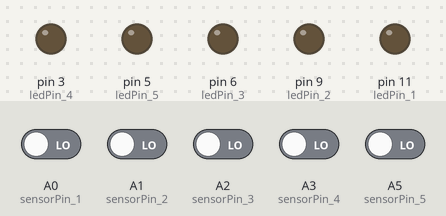
Simulated run of this sketch. Board: Arduino Uno, built with avr-gcc and run on an emulated ATmega328P. Parts: output pins drawn as LEDs (lit = HIGH). The test bench sets the inputs (shaded band); at power-on: A0 (sensorPin_1), A1 (sensorPin_2), A2 (sensorPin_3), A3 (sensorPin_4), A5 (sensorPin_5) LOW.

Above: at 1.2 s.
1.3 s: A0 (sensorPin_1) driven HIGH
At 2.2 s:
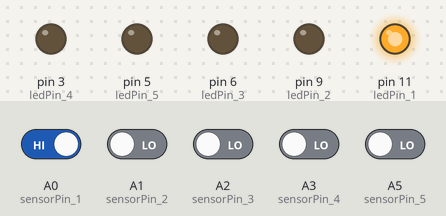
2.8 s: A1 (sensorPin_2) driven HIGH
At 3.4 s:
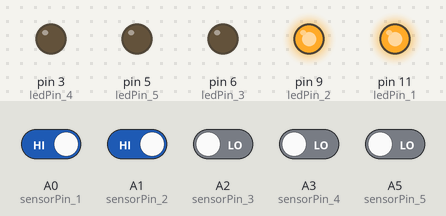
4.3 s: A2 (sensorPin_3) driven HIGH
At 5.5 s:
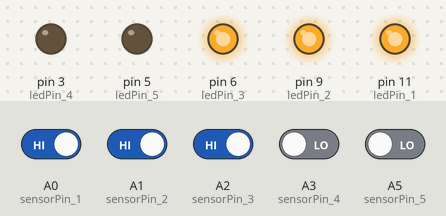
5.8 s: A3 (sensorPin_4) driven HIGH
At 6.8 s:
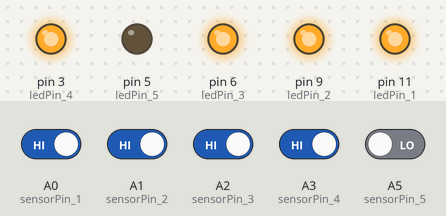
7.3 s: A5 (sensorPin_5) driven HIGH
At 8.0 s:
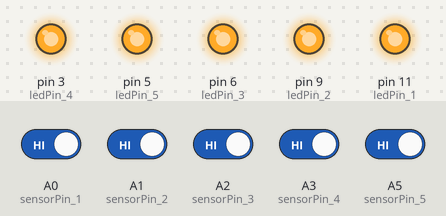
8.8 s: A0 (sensorPin_1) driven LOW
At 10.4 s:
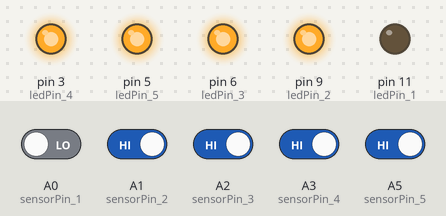
Timing chart, 0 to 11.8 s (numbered marks = the images above; inputs shaded):
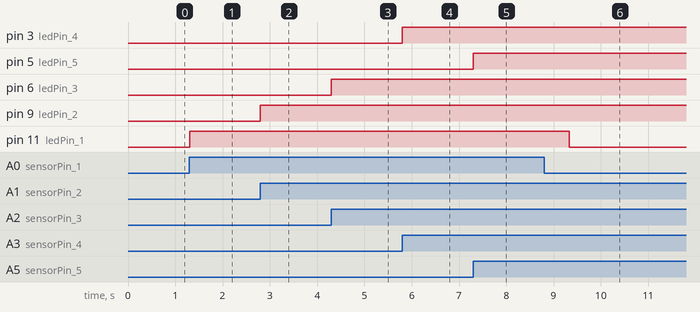

Measured:
- after the input at 1.3 s, pin 11 (ledPin_1): LOW → HIGH at once
- after the input at 2.8 s, pin 9 (ledPin_2): LOW → HIGH at once
- after the input at 4.3 s, pin 6 (ledPin_3): LOW → HIGH at once
- after the input at 5.8 s, pin 3 (ledPin_4): LOW → HIGH at once
- after the input at 7.3 s, pin 5 (ledPin_5): LOW → HIGH at once
- after the input at 8.8 s, pin 11 (ledPin_1): HIGH → LOW after 0.53 s

The sketch:

pwm_nano.ino
```cpp
//////////////////////////

const int sensorPin_1 = A0;

const int ledPin_1 = 11;
int ledPinVal_1 = 0;

//////////////////////////

const int sensorPin_2 = A1;

const int ledPin_2 = 9;
int ledPinVal_2 = 0;

//////////////////////////

const int sensorPin_3 = A2;

const int ledPin_3 = 6;
int ledPinVal_3 = 0;

//////////////////////////

const int sensorPin_4 = A3;

const int ledPin_4 = 3;
int ledPinVal_4 = 0;


const int sensorPin_5 = A5;

const int ledPin_5 = 5;
int ledPinVal_5 = 0;


int brightness = 0;   // Initialize the brightness level (0-255)

void setup() {
  pinMode(ledPin_1, OUTPUT); // Set the LED pin as an OUTPUT
  pinMode(sensorPin_1, INPUT);

  pinMode(ledPin_2, OUTPUT); // Set the LED pin as an OUTPUT
  pinMode(sensorPin_2, INPUT);

  pinMode(ledPin_3, OUTPUT); // Set the LED pin as an OUTPUT
  pinMode(sensorPin_3, INPUT);

  pinMode(ledPin_4, OUTPUT); // Set the LED pin as an OUTPUT
  pinMode(sensorPin_4, INPUT);


  pinMode(ledPin_5, OUTPUT); // Set the LED pin as an OUTPUT
  pinMode(sensorPin_5, INPUT);
}

void loop() {


    delay(2);


if( digitalRead(sensorPin_1)){
  ledPinVal_1 = 255;


}else{
    if(ledPinVal_1 == 0){

    }else{
      ledPinVal_1 -= 1;
    }

}
  analogWrite(ledPin_1, ledPinVal_1);


if( digitalRead(sensorPin_2)){
  ledPinVal_2 = 255;


}else{
    if(ledPinVal_2 == 0){

    }else{
      ledPinVal_2 -= 1;
    }

}
  analogWrite(ledPin_2, ledPinVal_2);


if( digitalRead(sensorPin_3)){
  ledPinVal_3 = 255;


}else{
    if(ledPinVal_3 == 0){

    }else{
      ledPinVal_3 -= 1;
    }

}
  analogWrite(ledPin_3, ledPinVal_3);


  if( digitalRead(sensorPin_4)){
  ledPinVal_4 = 255;


}else{
    if(ledPinVal_4 == 0){

    }else{
      ledPinVal_4 -= 1;
    }

}
  analogWrite(ledPin_4, ledPinVal_4);


  if( digitalRead(sensorPin_5)){
  ledPinVal_5 = 255;


}else{
    if(ledPinVal_5 == 0){

    }else{
      ledPinVal_5 -= 1;
    }

}
  analogWrite(ledPin_5, ledPinVal_5);


/*
  // Fade the LED in
  for (int i = 0; i <= 255; ) {
    analogWrite(ledPin, i); // Set the LED brightness (0-255)
    delay(10);             // Adjust the delay for the desired fade rate
    i++;
  }


  // Fade the LED out
  for (int i = 255; i >= 0; i--) {
    analogWrite(ledPin, i); // Set the LED brightness (0-255)
    delay(10);             // Adjust the delay for the desired fade rate
  }
*/


}
```
